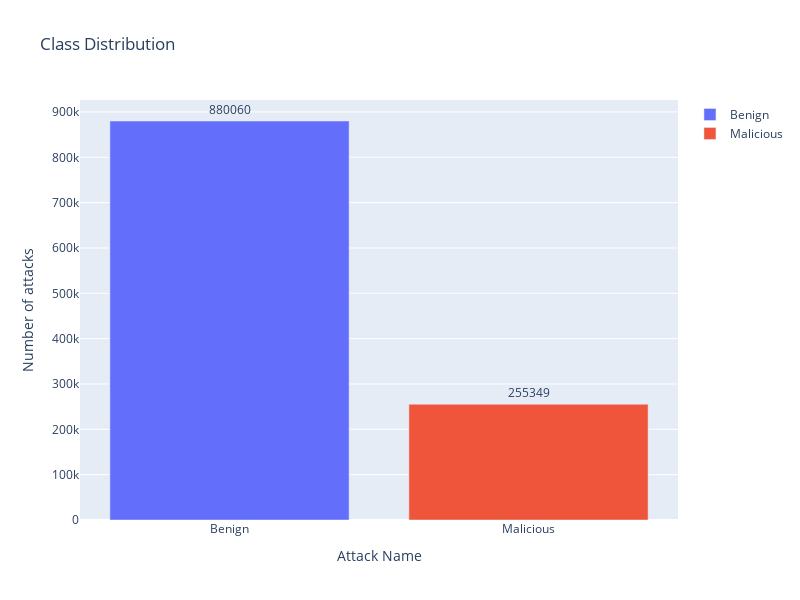

Write notebook code for a chart like this one.
### Markdown cell above
# Balancing the data (Undersampling)

### Code cell
import pandas as pd
import numpy as np
import matplotlib.pyplot as plt
import joblib
import sklearn
from sklearn.preprocessing import MinMaxScaler
from sklearn.ensemble import RandomForestClassifier
from sklearn.model_selection import GridSearchCV, train_test_split
from sklearn.metrics import accuracy_score, classification_report, confusion_matrix
from sklearn.utils import class_weight

RANDOM_STATE_SEED = 12

from plotly.offline import init_notebook_mode, iplot, plot
import plotly as py
import plotly.express as px
init_notebook_mode(connected=True)
import plotly.graph_objs as go

df = df_dataset
fig = go.Figure(data=[
    go.Bar(name='Benign', 
           y=df["Label"].value_counts().values[0:1],
           x=['Benign'],
           text = df["Label"].value_counts()[0:1],
           orientation='v',
           textposition='outside',),
    go.Bar(name='Malicious', 
           y=df["Label"].value_counts().values[1:2],
           x=['Malicious'],
           text = df["Label"].value_counts()[1:2],
           orientation='v',
           textposition='outside',)
])
# Change the bar mode
fig.update_layout(
                  width=800,
                  height=600,
                  title=f'Class Distribution',
                  yaxis_title='Number of attacks',
                  xaxis_title='Attack Name',)
iplot(fig)

### Figure 1 — Plotly figure (JSON) as saved in the notebook; plotly's stock layout.template omitted (floating-point values rounded to 4 significant figures)
{"data": [{"name": "Benign", "orientation": "v", "text": [880100.0], "textposition": "outside", "type": "bar", "x": ["Benign"], "y": [880060]}, {"name": "Malicious", "orientation": "v", "text": [255300.0], "textposition": "outside", "type": "bar", "x": ["Malicious"], "y": [255349]}], "layout": {"height": 600, "title": {"text": "Class Distribution"}, "width": 800, "xaxis": {"title": {"text": "Attack Name"}}, "yaxis": {"title": {"text": "Number of attacks"}}}}
